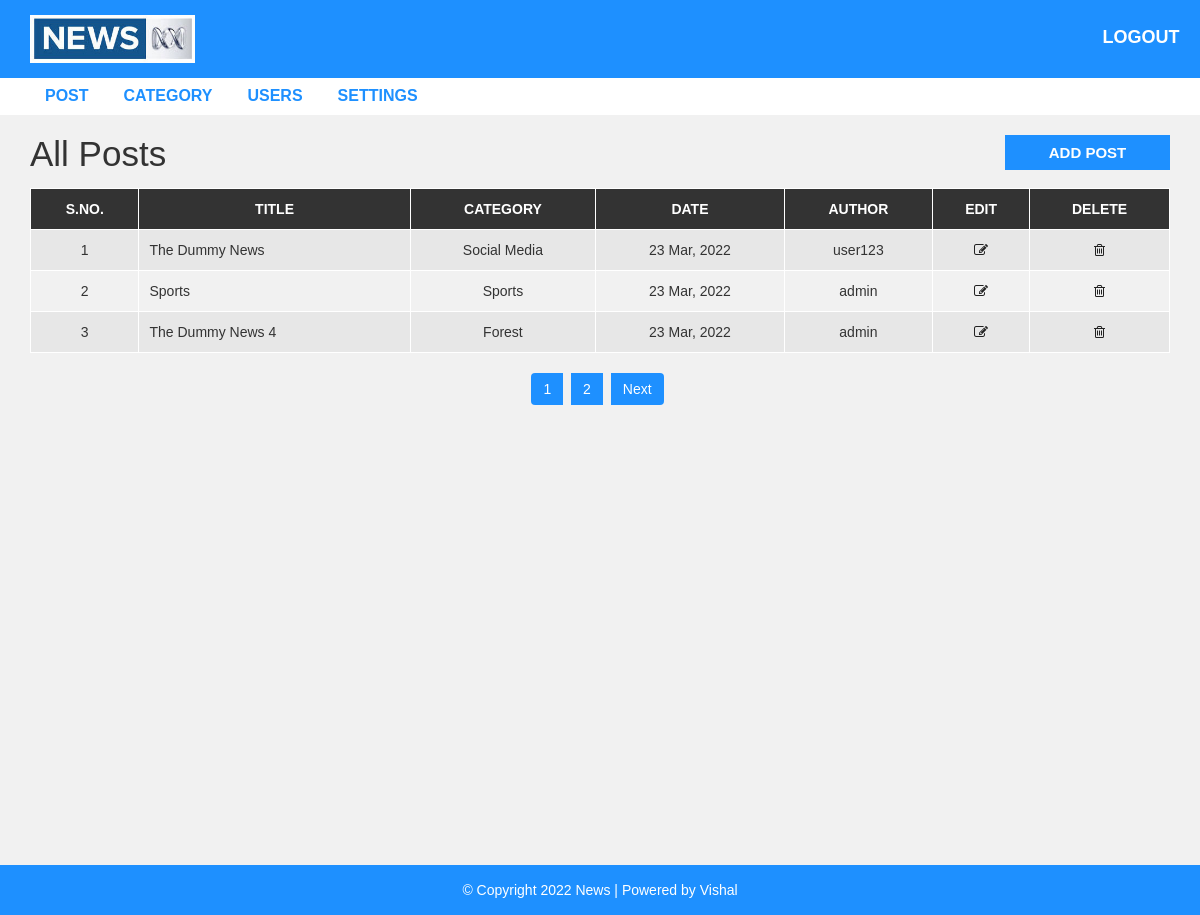
Screenshot of /admin/post.php (signed in) with the database file from the repository.
### tables this page shows
CREATE TABLE `post` (
  `post_id` int(11) NOT NULL,
  `title` varchar(100) NOT NULL,
  `description` text NOT NULL,
  `category` varchar(100) NOT NULL,
  `post_date` varchar(50) NOT NULL,
  `author` int(11) NOT NULL,
  `post_img` varchar(100) NOT NULL
);

CREATE TABLE `category` (
  `category_id` int(11) NOT NULL,
  `category_name` varchar(100) NOT NULL,
  `post` int(11) NOT NULL DEFAULT 0
);

CREATE TABLE `user` (
  `user_id` int(10) UNSIGNED NOT NULL,
  `first_name` varchar(30) NOT NULL,
  `last_name` varchar(30) NOT NULL,
  `username` varchar(30) DEFAULT NULL,
  `password` varchar(40) DEFAULT NULL,
  `role` int(11) NOT NULL
);

CREATE TABLE `settings` (
  `id` int(11) NOT NULL,
  `website_name` varchar(100) NOT NULL,
  `logo` varchar(100) NOT NULL,
  `website_footer` varchar(255) NOT NULL
);

### admin/post.php (the view, shortened to what this page needs)
<?php
include "header.php";
include "config.php";
$limit = 3;
if (isset($_GET['page'])) {
    $page = $_GET['page'];
} else {
    $page = 1;
}
$offset = ($page - 1) * $limit;
if ($_SESSION['role'] == 1) {
    $sql = "SELECT post.post_id, post.title,post.category, category.category_name, post.post_date, user.username  FROM post
    LEFT JOIN category ON post.category = category.category_id
    LEFT JOIN user ON post.author = user.user_id
    ORDER BY post_id DESC LIMIT $offset, $limit";
} elseif ($_SESSION['role'] == 0) {
    $sql = "SELECT post.post_id, post.title, category.category_name, post.post_date, user.username  FROM post
    LEFT JOIN category ON post.category = category.category_id
    LEFT JOIN user ON post.author = user.user_id
    WHERE post.author = {$_SESSION['user_id']}
    ORDER BY post_id DESC LIMIT $offset, $limit";
}
$result = mysqli_query($conn, $sql) or die("Query Error");
?>
<div id="admin-content">
    <div class="container">
        <div class="row">
            <div class="col-md-10">
                <h1 class="admin-heading">All Posts</h1>
            </div>
            <div class="col-md-2">
                <a class="add-new" href="add-post.php">add post</a>
            </div>
            <div class="col-md-12">
                <table class="content-table">
                    <thead>
                        <th>S.No.</th>
                        <th>Title</th>
                        <th>Category</th>
                        <th>Date</th>
                        <th>Author</th>
                        <th>Edit</th>
                        <th>Delete</th>
                    </thead>
                    <tbody>
                        <?php if (!is_null($result)) {
                            $count = $offset + 1;
                            while ($row = mysqli_fetch_assoc($result)) {
                        ?>
                                <tr>
                                    <td class='id'><?php echo $count ?></td>
                                    <td><?php echo $row['title']; ?></td>
                                    <td><?php echo $row['category_name']; ?></td>
                                    <td><?php echo $row['post_date']; ?></td>
                                    <td><?php echo $row['username']; ?></td>
                                    <td class='edit'><a href='update-post.php?id=<?php echo $row['post_id']; ?>'><i class='fa fa-edit'></i></a></td>
                                    <td class='delete'><a href='delete-post.php?id=<?php echo $row['post_id']; ?>&catid=<?php echo $row['category'] ?>'><i class='fa fa-trash-o'></i></a></td>
                                </tr>
                        <?php
                              $count += 1;
                            }
                        } ?>
                    </tbody>
                </table>
                <?php
                $sql_1 = "SELECT * FROM post";
                $result_1 = mysqli_query($conn, $sql_1) or die("Query Faild");
                if (mysqli_num_rows($result) > 0) {
                    $row = mysqli_num_rows($result_1);
                    $total_pages = ceil($row / $limit);
                }
                ?>
                <ul class='pagination admin-pagination'>
                    <?php
                    for ($i = 1; $i <= $total_pages; $i++) {
                    ?>
                        <li><a href="post.php?page=<?php echo $i; ?>"><?php echo $i; ?></a></li>
                    <?php
                    }
                    if ($total_pages > $page) {
                    ?>
                        <li><a href="post.php?page=<?php echo $page + 1; ?>">Next</a></li>
                    <?php
                    }
                    ?>
                </ul>
            </div>
        </div>
    </div>
</div>
<?php include "footer.php"; ?>

### admin/footer.php
<?php
include 'config.php';
$sql = "SELECT website_footer FROM settings";
$result = mysqli_query($conn, $sql) or die("Query Faild");
if(mysqli_num_rows($result) > 0){
    $row = mysqli_fetch_assoc($result);
}
?>
<div id ="footer">
    <div class="container">
        <div class="row">
            <div class="col-md-12">
                <span><?php echo $row['website_footer']  ?></a></span>
            </div>
        </div>
    </div>
</div>
</body>
</html>

### css/style.css (style rules this page uses)
body { background: #f1f1f1; font-family: sans-serif,arial,Helvetica; }
a, a:hover, a:focus { text-decoration: none; outline: none; }
ul { margin:0; padding:0; list-style:none; }
#admin-content { padding: 20px 0; min-height: 750px; }
#admin-content .admin-heading { font-size: 35px; margin: 0 0 15px; }
#admin-content .add-new { color: #fff; background-color: #1E90FF; font-size: 15px; font-weight: 600; text-align: center; text-transform: uppercase; padding: 7px 10px; display: block; transition: all 0.3s; }
#admin-content .content-table { border: 1px solid #000; width: 100%; margin: 0 0 20px; }
#admin-content .content-table thead { color: #fff; background-color: #333; }
#admin-content .content-table th { padding: 10px; border: 1px solid #fff; font-weight: 600; text-align: center; text-transform: uppercase; }
#admin-content .content-table tbody { color: #333; }
#admin-content .content-table tbody tr { background-color: #e7e7e7; }
#admin-content .content-table tbody tr:nth-child(even) { background-color: transparent; }
#admin-content .content-table tbody td { padding: 10px; border: 1px solid #fff; text-align: center; }
#admin-content .content-table tbody td:nth-child(2) { text-align: left; }
#admin-content .admin-pagination { margin: 0; }
#admin-content .admin-pagination li a { display: block; }
.id, .edit, .delete { text-align:center; }
.pagination { display: block; text-align: center; margin: 0; }
.pagination li { display:inline-block; margin: 0 5px 0 0; }
.pagination li a { border: none; background: #1e90ff; color: #fff; }
i.fa { color:#222; }
#footer { color: #fff; padding:15px 0; text-align:center; background-color:#1e90ff; }

### rows the page displays
post: title "The Dummy News", category.category_name "Social Media", post_date "23 Mar, 2022", user.username "user123"
post: title "Sports", category.category_name "Sports", post_date "23 Mar, 2022", user.username "admin"
post: title "The Dummy News 4", category.category_name "Forest", post_date "23 Mar, 2022", user.username "admin"
settings: website_footer "© Copyright 2022 News | Powered by Vishal"
